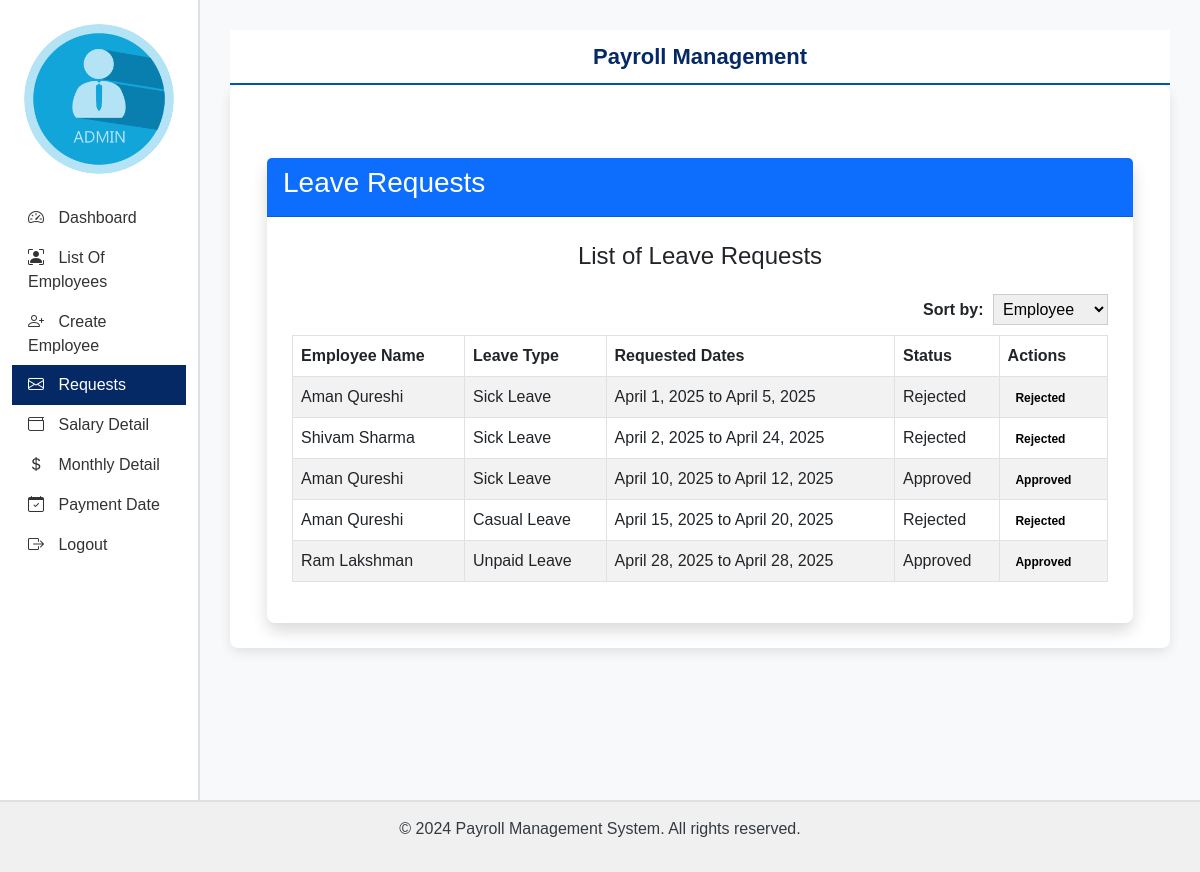
The app's page /leave_requests/ (signed in) with its own data.
### employee/models.py (models this page shows, shortened)
class Leave(models.Model):
    leaveId = models.AutoField(primary_key=True)
    employee = models.ForeignKey('EmployeeDetail', on_delete=models.CASCADE)
    leaveType = models.CharField(max_length=50)
    requestedStartDate = models.DateField()
    requestedEndDate = models.DateField()
    startDate = models.DateField(null=True, blank=True)
    endDate = models.DateField(null=True, blank=True)
    daysRequested = models.PositiveIntegerField()
    daysApproved = models.PositiveIntegerField()
    status = models.CharField(
        max_length=20,
        choices=[('Approved', 'Approved'), ('Pending', 'Pending'), ('Rejected', 'Rejected')],
        default='Pending'
    )
    reason = models.TextField(null=True, blank=True)

class EmployeeDetail(models.Model):
    employee_id = models.AutoField(primary_key=True)  # Auto-incrementing ID (renamed to employee_id for consistency)
    user = models.OneToOneField(User, on_delete=models.CASCADE)  # One-to-one relationship with User model
    emp_code = models.CharField(max_length=50)  # Employee code
    emp_dept = models.CharField(max_length=50, null=True)  # Employee department
    designation = models.CharField(max_length=50, null=True)  # Job title or designation
    contact = models.CharField(max_length=50, null=True)  # Contact number
    gender = models.CharField(max_length=50, null=True)  # Gender
    joining_date = models.DateField(null=True)  # Date of joining the company

### employee/views.py (the view)
# urls.py: path('leave_requests/', leave_requests ,name='leave_requests'),
def leave_requests(request):
    if not request.user.is_staff:
        return redirect('admin_login')  # Redirect if user is not admin
    sort_by = request.GET.get('sort_by', 'requestedStartDate')  # Default sorting by start date
    leave_requests = Leave.objects.all().order_by(sort_by)
    return render(request, 'leave_requests.html', {'leave_requests': leave_requests})

### employee/templates/leave_requests.html (shortened to what this page needs)
{% extends 'admin_base.html' %}
{% block main %}
<div class="container mt-5">
    <div class="card shadow">
        <div class="card-header bg-primary text-white">
            <h3>Leave Requests</h3>
        </div>
        <div class="card-body">
            <h4 class="text-center mb-4">List of Leave Requests</h4>
            <div style="text-align: right; margin-bottom: 10px;">
                <label for="sortLeaves" style="font-weight: bold; margin-right: 5px;">Sort by:</label>
                <select id="sortLeaves" style="padding: 5px; border: 1px solid #ccc;">
                    <option value="0">Employee</option>
                </select>
            </div>
            <div style="max-height: 400px; overflow-y: auto;">
                <table class="table table-bordered table-striped" id="leavesTable">
                    <thead class="thead-dark">
                        <tr>
                            <th>Employee Name</th>
                            <th>Leave Type</th>
                            <th>Requested Dates</th>
                            <th>Status</th>
                            <th>Actions</th>
                        </tr>
                    </thead>
                    <tbody>
                        {% for leave in leave_requests %}
                        <tr>
                            <td>{{ leave.employee.user.first_name }} {{ leave.employee.user.last_name }}</td>
                            <td>{{ leave.leaveType }}</td>
                            <td>{{ leave.requestedStartDate }} to {{ leave.requestedEndDate }}</td>
                            <td>{{ leave.status }}</td>
                            <td>
                                {% if leave.status == "Pending" %}
                                <a href="{% url 'approve_leave' leave.leaveId %}" class="btn btn-success btn-sm">Approve</a>
                                <a href="{% url 'reject_leave' leave.leaveId %}" class="btn btn-danger btn-sm">Reject</a>
                                {% else %}
                                <span class="badge badge-secondary" style="color: black;">{{ leave.status }}</span>
                                {% endif %}
                            </td>
                        </tr>
                        {% empty %}
                        <tr>
                            <td colspan="5" class="text-center">No leave requests found.</td>
                        </tr>
                        {% endfor %}
                    </tbody>
                </table>
            </div>
        </div>
    </div>
</div>
{% endblock %}

### employee/templates/admin_base.html (shortened to what this page needs)
{% load static %}
<!DOCTYPE html>
<html lang="en">
<head>
    <link rel="stylesheet" href="https://cdn.jsdelivr.net/npm/bootstrap@5.3.0-alpha3/dist/css/bootstrap.min.css">
    <link href="https://cdn.jsdelivr.net/npm/bootstrap-icons/font/bootstrap-icons.css" rel="stylesheet">
</head>
<body>
    <div class="container-fluid">
        <div class="row">
            <div class="col-sm-3 col-md-2 sidebar">
                <div class="text-center py-4">
                    <img src="{% static 'images/image.png' %}" alt="Profile" />
                </div>
                <div class="list-group">
                    <a href="{% url 'admin_dashboard1' %}" class="list-group-item list-group-item-action {% if request.path == '/dashboard1/' %} active {% endif %}"> <i class="bi bi-speedometer2"></i> Dashboard</a>
                    <a href="{% url 'admin_home' %}" class="list-group-item list-group-item-action {% if request.path == '/admin_home/' %} active {% endif %}"> <i class="bi bi-person-bounding-box"></i> List Of Employees</a>
                    <a href="{% url 'create_emp' %}" class="list-group-item list-group-item-action {% if request.path == '/create_emp/' %} active {% endif %}"> <i class="bi bi-person-plus"></i> Create Employee</a>
                    <a href="{% url 'leave_requests' %}" class="list-group-item list-group-item-action {% if request.path == '/leave_requests/' %} active {% endif %}"> <i class="bi bi-envelope"></i> Requests</a>
                    <a href="{% url 'add_salary_detail' %}" class="list-group-item list-group-item-action {% if request.path == '/add_salary_detail/' %} active {% endif %}"> <i class="bi bi-wallet"></i> Salary Detail</a>
                    <a href="{% url 'admin_salary_page' %}" class="list-group-item list-group-item-action {% if request.path == '/admin_salary_page/' %} active {% endif %}"> <i class="bi bi-currency-dollar"></i> Monthly Detail</a>
                    <a href="{% url 'add_payment_date' %}" class="list-group-item list-group-item-action {% if request.path == '/add_payment_date/' %} active {% endif %}"> <i class="bi bi-calendar-check"></i> Payment Date</a>
                    <a href="{% url 'logout' %}" class="list-group-item list-group-item-action">
                        <i class="bi bi-box-arrow-right"></i> Logout
                    </a>
                </div>
            </div>
                <div class="col-sm-9 col-md-10 main-content">
                    <div class="header" style="background-color: #ffffff; color: #052965; padding: 10px 20px; font-size: 22px; font-weight: bold; border-bottom: 2px solid #0056b3;">
                        Payroll Management
                    </div>
                <div class="card">
                    <div class="card-body">
                        {% block main %}{% endblock %}
                    </div>
                </div>
            </div>
        </div>
    </div>
    <div class="footer">
        <p>&copy; 2024 Payroll Management System. All rights reserved.</p>
    </div>
</body>
</html>

### employee/templates/admin_base.html (style rules this page uses)
body { font-family: Arial, sans-serif; background-color: #f8f9fa; color: #343a40; }
.sidebar { background-color: #ffffff; border-right: 2px solid #e0e0e0; min-height: 100vh; }
.sidebar img { height: 150px; width: 150px; border-radius: 50%; object-fit: cover; }
.sidebar .list-group-item { border: none; background-color: #ffffff; color: #333; font-weight: 500; }
.sidebar .list-group-item.active { background-color: #052965; color: white; }
.sidebar .list-group-item i { margin-right: 10px; }
.header { background-color: #052965; color: white; padding: 15px; text-align: center; font-size: 22px; font-weight: bold; border-bottom: 2px solid #0056b3; }
.main-content { padding: 30px; }
.card { border-radius: 10px; border: none; box-shadow: 0 4px 12px rgba(0, 0, 0, 0.1); }
.card-body { background-color: white; padding: 25px; border-radius: 8px; }
.footer { padding: 15px; background-color: #f0f0f0; text-align: center; border-top: 2px solid #e0e0e0; }

### records on screen
Leave: employee.user.first_name "Aman", employee.user.last_name "Qureshi", leaveType "Sick Leave", requestedStartDate "April 1, 2025", requestedEndDate "April 5, 2025", status "Rejected"
Leave: employee.user.first_name "Shivam", employee.user.last_name "Sharma", leaveType "Sick Leave", requestedStartDate "April 2, 2025", requestedEndDate "April 24, 2025", status "Rejected"
Leave: employee.user.first_name "Aman", employee.user.last_name "Qureshi", leaveType "Sick Leave", requestedStartDate "April 10, 2025", requestedEndDate "April 12, 2025", status "Approved"
Leave: employee.user.first_name "Aman", employee.user.last_name "Qureshi", leaveType "Casual Leave", requestedStartDate "April 15, 2025", requestedEndDate "April 20, 2025", status "Rejected"
Leave: employee.user.first_name "Ram", employee.user.last_name "Lakshman", leaveType "Unpaid Leave", requestedStartDate "April 28, 2025", requestedEndDate "April 28, 2025", status "Approved"
